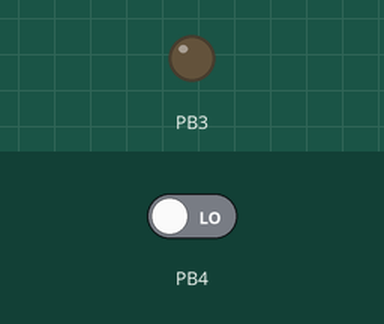
Simulated run of this sketch. Board: ATtiny85, built with avr-gcc and run on an emulated ATtiny85. Parts: output pins drawn as LEDs (lit = HIGH). Inputs (shaded band) come from the test bench; at power-on: PB4 LOW.

Above: at 1.2 s.
1.3 s: PB4 driven HIGH
At 1.6 s:
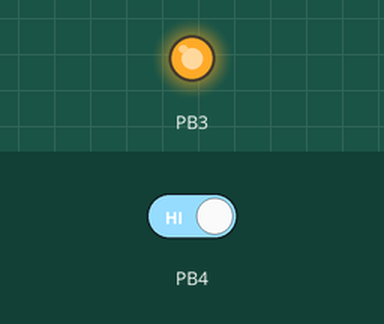
2.8 s: PB4 driven LOW
At 4.0 s:
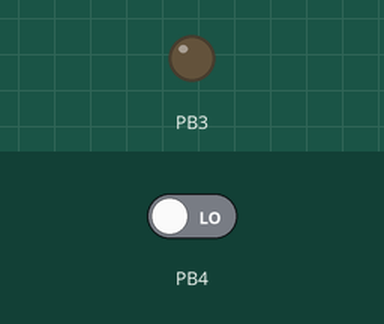
Timing chart, 0 to 5.8 s (numbered marks = the images above; inputs shaded):
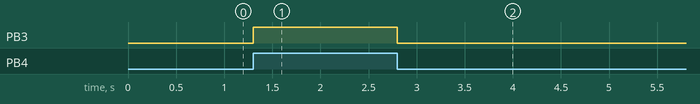

Measured:
- after the input at 1.3 s, PB3: LOW → HIGH at once
- after the input at 2.8 s, PB3: HIGH → LOW at once

The sketch:

boton.ino
```cpp
// Codigo Attiny85
//
int Boton=0;

void setup()
{
  pinMode(3, OUTPUT);
  pinMode(4, INPUT);
}

void loop()
{
  Boton=digitalRead(4);
  if(Boton==HIGH){
    digitalWrite(3, HIGH);
  }
  else if (Boton==LOW){
    digitalWrite(3, LOW);
  }

}
```
